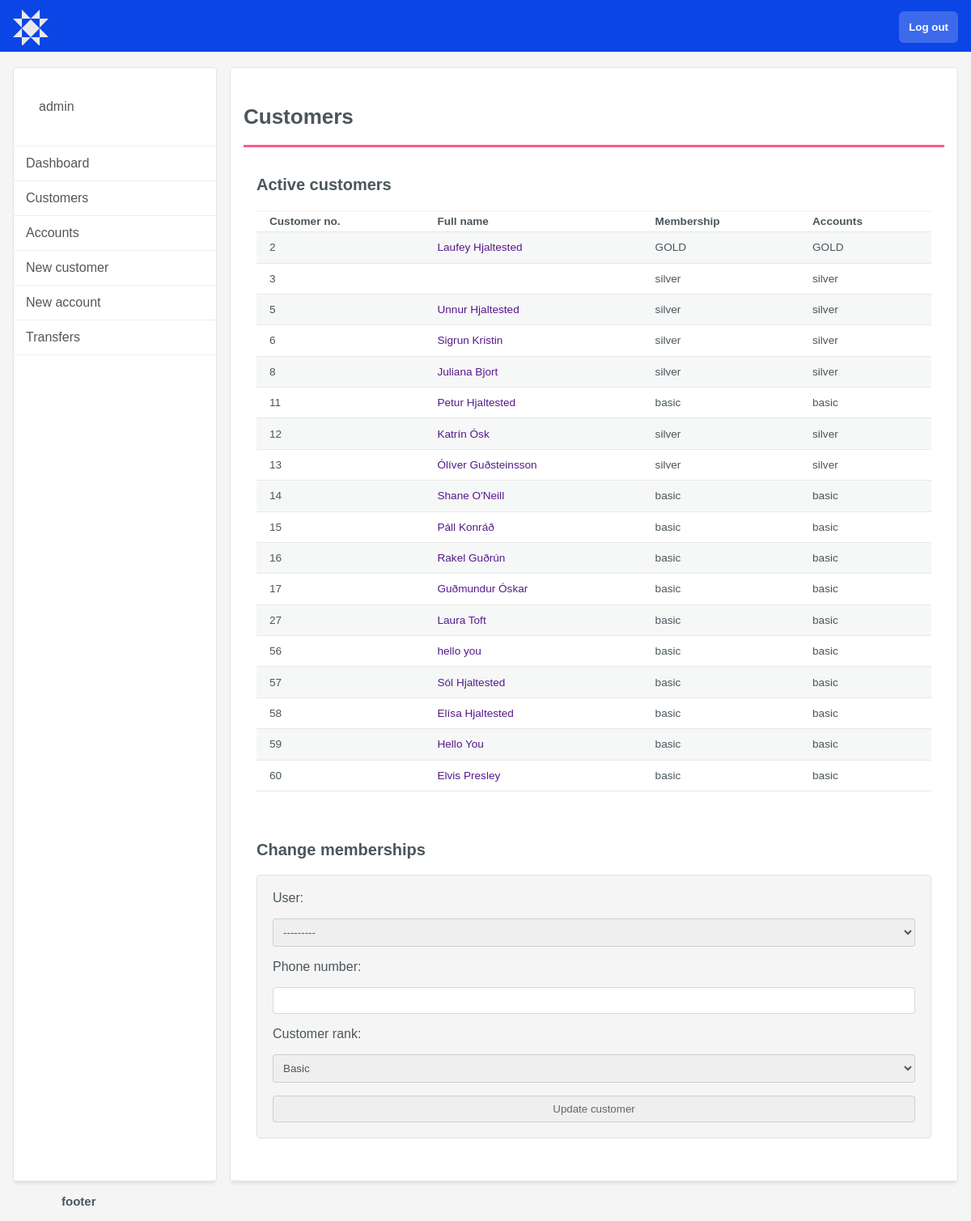
/staffCustomerView/ (signed in), run on an earlier commit of the app's database.
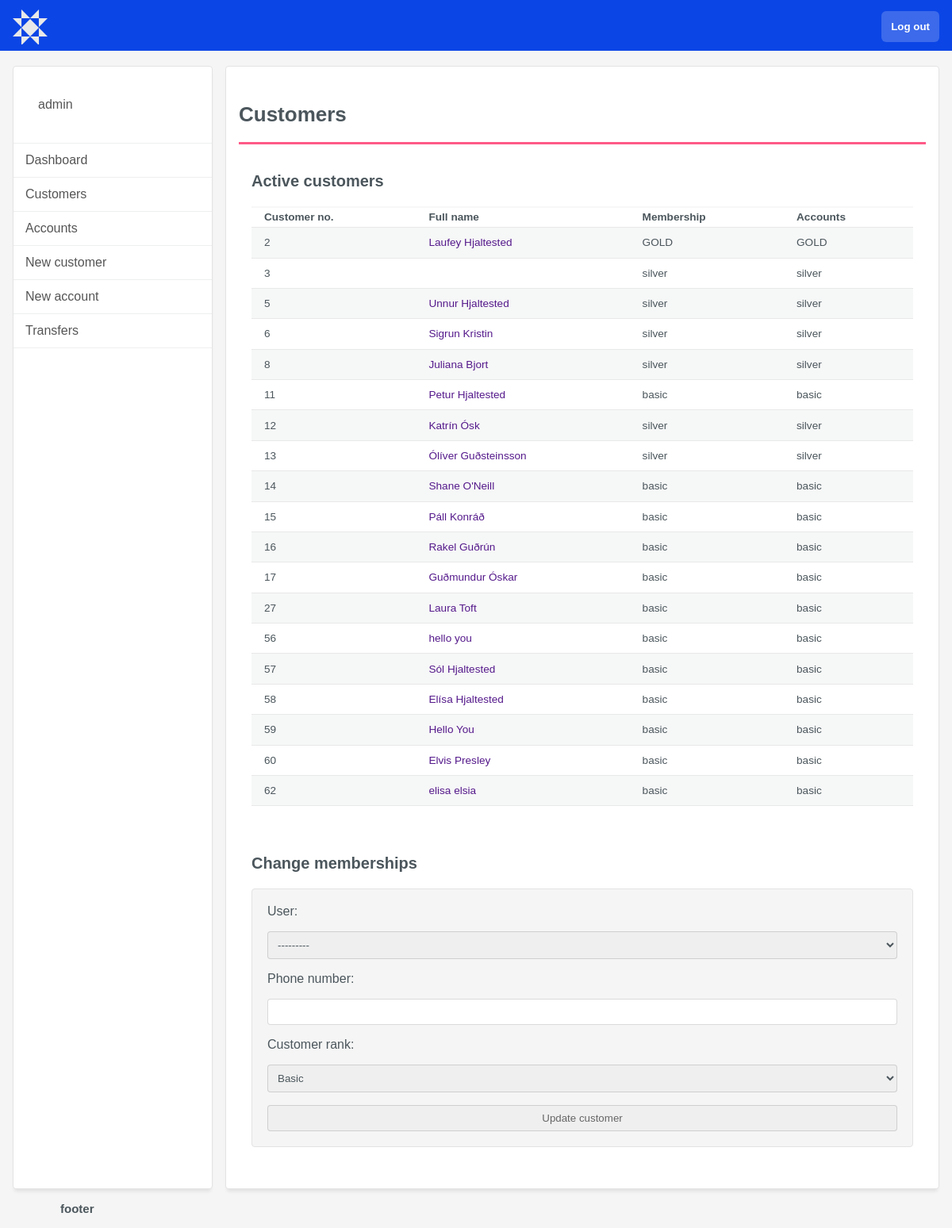
And on a later commit of the database.
### bank_app/models.py (models this page shows, shortened)
class Customer(models.Model):
   BASIC = 'basic'
   SILVER = 'silver'
   GOLD = 'GOLD'
   RANKS = [
      (BASIC, 'Basic'),
      (SILVER, 'Silver'),
      (GOLD, 'Gold'),
   ]
   user = models.OneToOneField(User, primary_key=True, on_delete=models.CASCADE)
   phone_number = models.CharField(max_length=20)
   customer_rank = models.CharField(choices=RANKS, default=BASIC, max_length=6)
   totp_identity = models.UUIDField(default=uuid.uuid4, editable=False)
   @property
   def full_name(self) -> str:
      return f'{self.user.first_name} {self.user.last_name}'

### bank_app/views.py (the view)
# urls.py: path('staffCustomerView/', views.staffCustomerView, name='staffCustomerView'),
@login_required
def staffCustomerView(request):
   user = request.user
   assert request.user.is_staff, 'Not for regular customers, only for admin'
   if request.method == "POST":
      update_customer_form = UpdateCustomerForm(request.POST, instance=request.user.customer)
      if update_customer_form.is_valid:
         update_customer_form.save()
   context = {
      'update_customer_form':UpdateCustomerForm,
      'user_id':user.id,
      'customers':Customer.objects.all(),
   }
   return render(request, 'bank_app/staffCustomerView.html', context)

### bank_app/templates/bank_app/staffCustomerView.html (shortened to what this page needs)
{% extends 'bank_app/base/base2.html' %}
{% block content %}
<h2>Customers</h2>
<div class="flex">
  <div>
    <h3>Active customers</h3>
    <table class="account-table">
      <tr class="account-titles">
        <th>Customer no.</th>
        <th>Full name</th>
        <th>Membership</th>
        <th>Accounts</th>
      </tr>
      {% for customer in customers %}
      <tr>
        <td>{{ customer.user.id }}</td>
        <td><a href="">{{ customer.full_name }}</a></td>
        <td>{{ customer.customer_rank }}</td>
        <td>{{ customer.customer_rank }}</td>
      </tr>
      {% endfor %}
    </table>
  </div>
  <div class="form">
    <h3>Change memberships</h3>
    <div class="grayform">
      <form action="" method="POST">
        {{ update_customer_form }}
        <input type="submit" value="Update customer" name="" id="">
      </form>
    </div>
  </div>
</div>
{% endblock %}

What changed in the data, as far as the page shows it:
added Customer: user.id "62", full_name "elisa elsia", customer_rank "basic"
